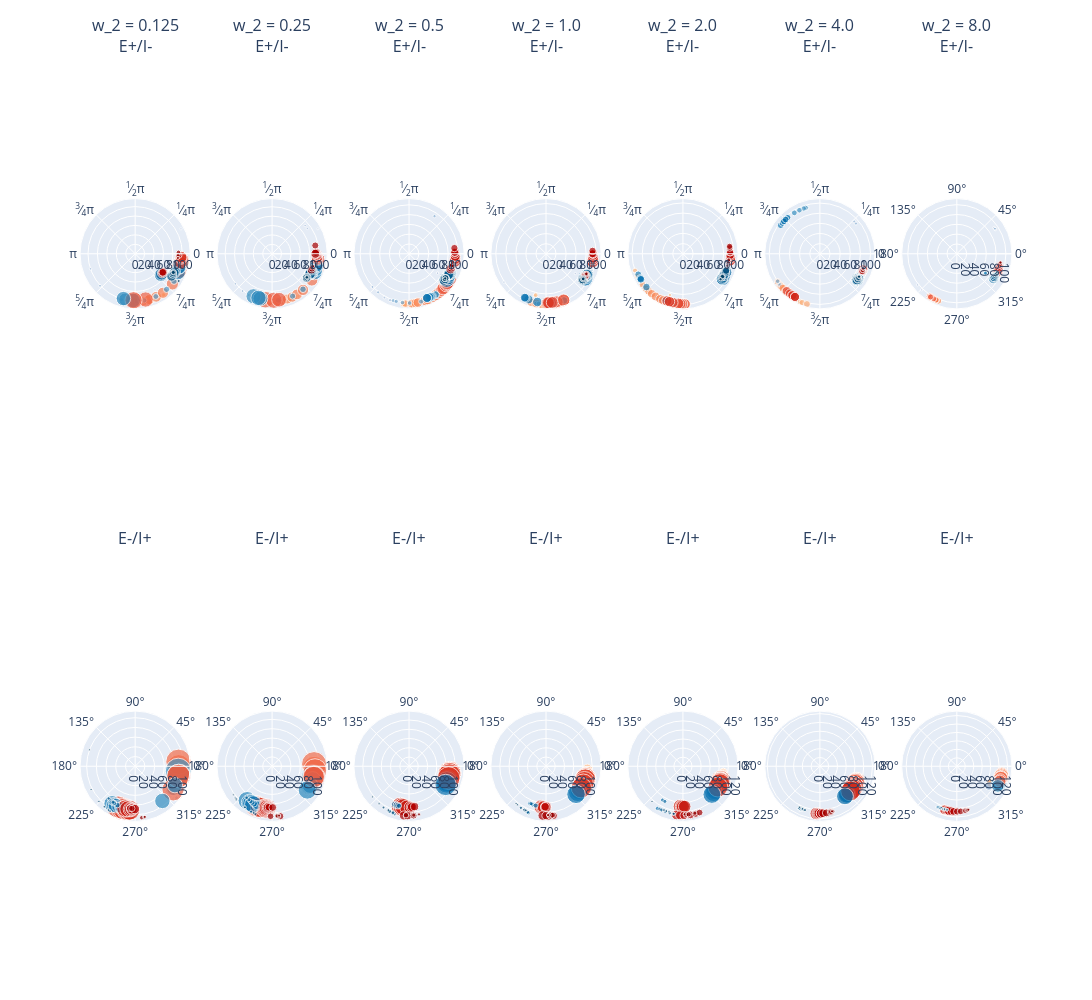

This figure's notebook cell:
### Code cell
plot1(results_min, "min_plot1.png")
plot2(results_min, "min_plot2.png")
